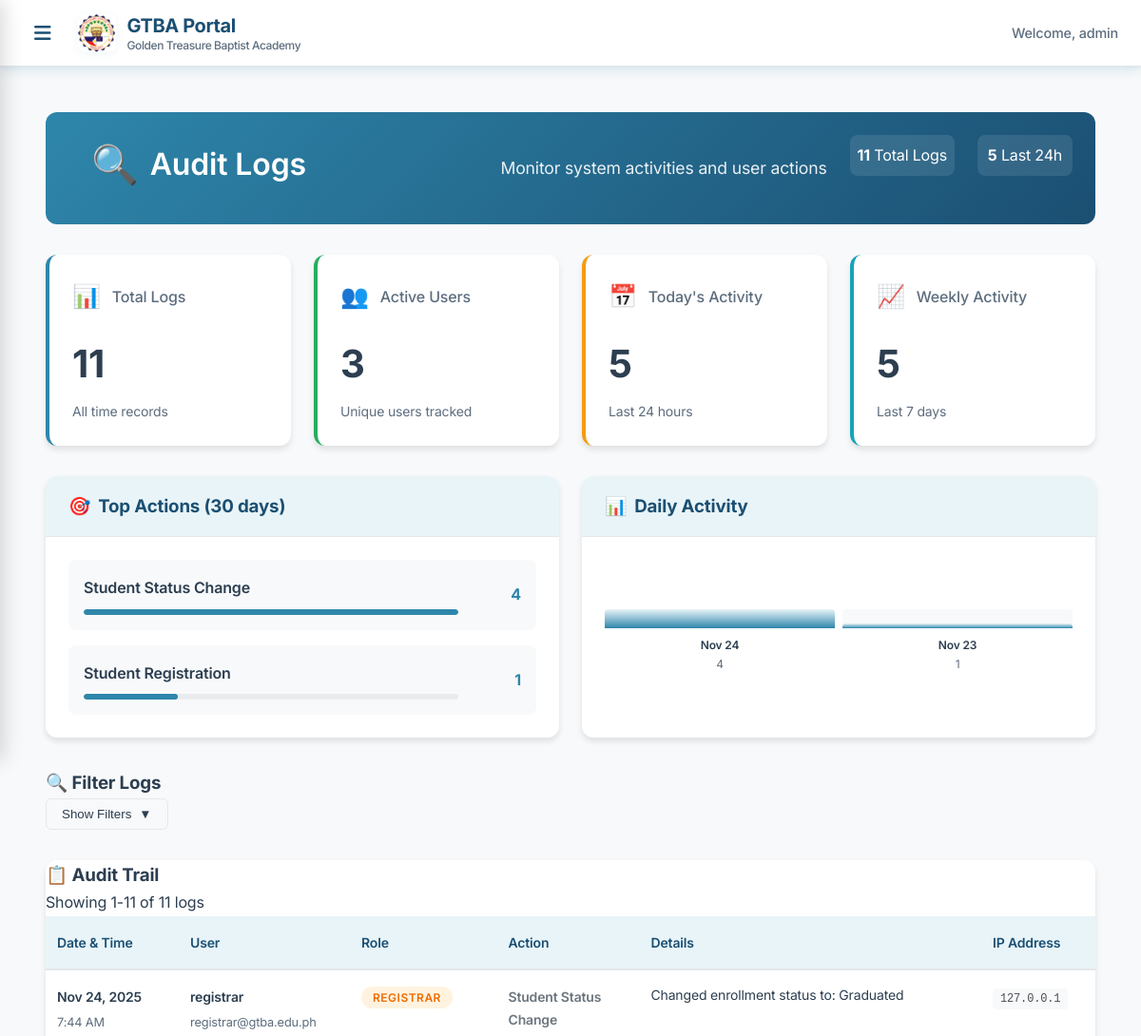
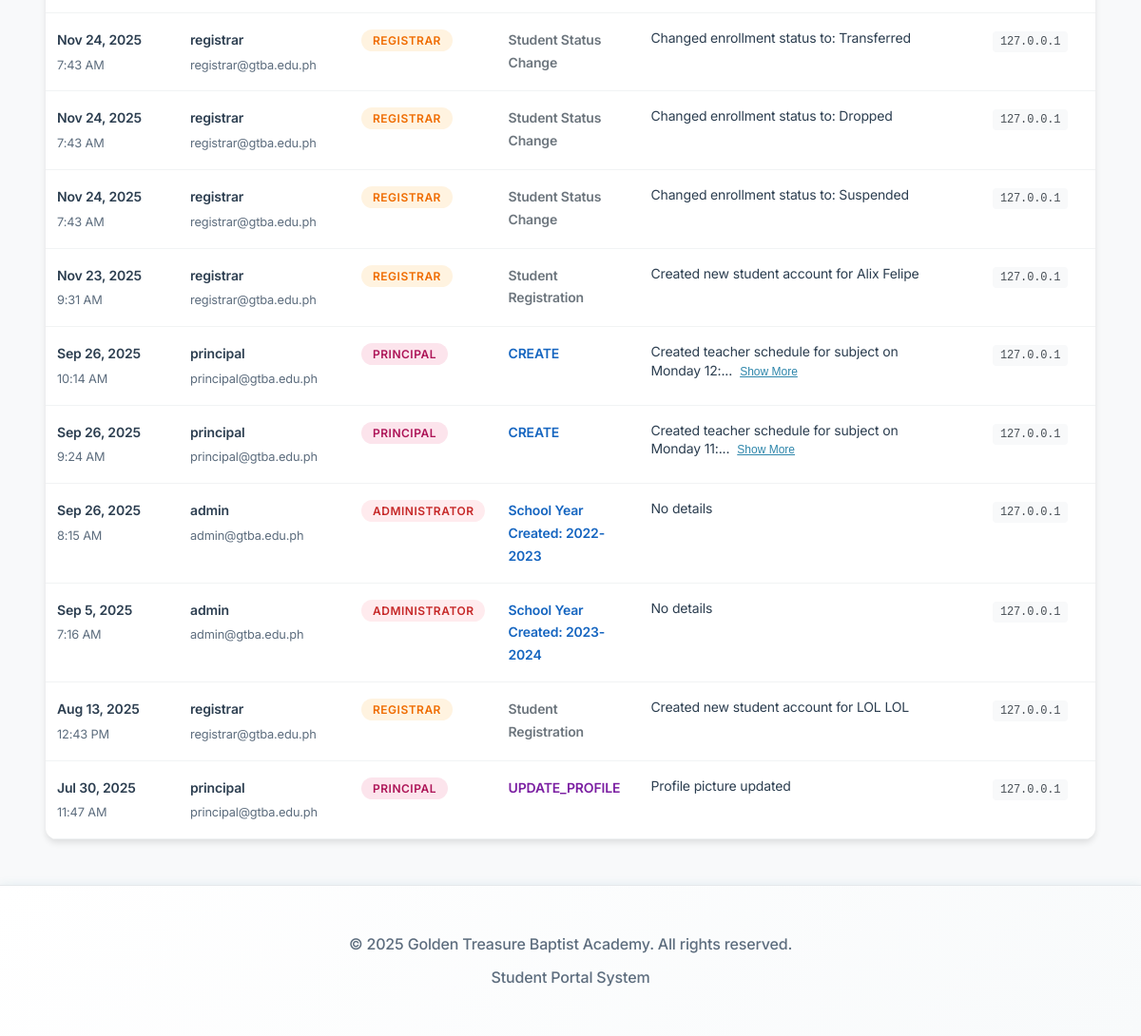
/admin/audit_logs.php (signed in), run on the app's committed database (2 pictures, top to bottom).
### tables this page shows
CREATE TABLE `audit_logs` (
  `id` int NOT NULL,
  `user_id` int NOT NULL,
  `action` varchar(100) NOT NULL,
  `details` text,
  `table_name` varchar(100) DEFAULT NULL,
  `record_id` int DEFAULT NULL,
  `old_values` json DEFAULT NULL,
  `new_values` json DEFAULT NULL,
  `ip_address` varchar(45) DEFAULT NULL,
  `user_agent` text,
  `created_at` timestamp NULL DEFAULT CURRENT_TIMESTAMP
);

CREATE TABLE `users` (
  `id` int NOT NULL,
  `username` varchar(50) NOT NULL,
  `email` varchar(100) NOT NULL,
  `profile_picture` varchar(255) DEFAULT NULL,
  `password` varchar(255) NOT NULL,
  `role_id` int NOT NULL,
  `is_active` tinyint(1) DEFAULT '1',
  `email_verified_at` timestamp NULL DEFAULT NULL,
  `remember_token` varchar(100) DEFAULT NULL,
  `created_at` timestamp NULL DEFAULT CURRENT_TIMESTAMP,
  `updated_at` timestamp NULL DEFAULT CURRENT_TIMESTAMP ON UPDATE CURRENT_TIMESTAMP
);

CREATE TABLE `roles` (
  `id` int NOT NULL,
  `name` varchar(50) NOT NULL,
  `display_name` varchar(100) NOT NULL,
  `description` text,
  `permissions` json DEFAULT NULL,
  `created_at` timestamp NULL DEFAULT CURRENT_TIMESTAMP,
  `updated_at` timestamp NULL DEFAULT CURRENT_TIMESTAMP ON UPDATE CURRENT_TIMESTAMP
);

### admin/audit_logs.php (the view, shortened to what this page needs)
<?php
$database = new Database();
$conn = $database->connect();
$page = isset($_GET['page']) ? (int)$_GET['page'] : 1;
$limit = 25;
$offset = ($page - 1) * $limit;
$where_conditions = [];
$params = [];
$where_clause = !empty($where_conditions) ? 'WHERE ' . implode(' AND ', $where_conditions) : '';
$count_sql = "SELECT COUNT(*) as total
              FROM audit_logs al
              LEFT JOIN users u ON al.user_id = u.id
              LEFT JOIN roles r ON u.role_id = r.id
              $where_clause";
$stmt = $conn->prepare($count_sql);
$stmt->execute($params);
$total_logs = $stmt->fetch(PDO::FETCH_ASSOC)['total'];
$sql = "SELECT al.*, u.username, u.email, r.display_name as role_display, r.name as role_name
        FROM audit_logs al
        LEFT JOIN users u ON al.user_id = u.id
        LEFT JOIN roles r ON u.role_id = r.id
        $where_clause
        ORDER BY al.created_at DESC
        LIMIT $limit OFFSET $offset";
$stmt = $conn->prepare($sql);
$stmt->execute($params);
$audit_logs = $stmt->fetchAll(PDO::FETCH_ASSOC);
$stats_sql = "SELECT
                COUNT(*) as total_logs,
                COUNT(DISTINCT al.user_id) as unique_users,
                COUNT(CASE WHEN al.created_at >= DATE_SUB(NOW(), INTERVAL 24 HOUR) THEN 1 END) as logs_24h,
                COUNT(CASE WHEN al.created_at >= DATE_SUB(NOW(), INTERVAL 7 DAY) THEN 1 END) as logs_7d
              FROM audit_logs al";
$stmt = $conn->prepare($stats_sql);
$stmt->execute();
$stats = $stmt->fetch(PDO::FETCH_ASSOC);
$actions_sql = "SELECT action, COUNT(*) as count
                FROM audit_logs
                WHERE created_at >= DATE_SUB(NOW(), INTERVAL 30 DAY)
                GROUP BY action
                ORDER BY count DESC
                LIMIT 5";
$stmt = $conn->prepare($actions_sql);
$stmt->execute();
$common_actions = $stmt->fetchAll(PDO::FETCH_ASSOC);
$activity_sql = "SELECT
                    DATE(created_at) as date,
                    COUNT(*) as count
                 FROM audit_logs
                 WHERE created_at >= DATE_SUB(NOW(), INTERVAL 7 DAY)
                 GROUP BY DATE(created_at)
                 ORDER BY date DESC";
$stmt = $conn->prepare($activity_sql);
$stmt->execute();
$daily_activity = $stmt->fetchAll(PDO::FETCH_ASSOC);
?>
<div class="audit-container">
    <div class="page-header">
        <div class="header-content">
            <h1 class="page-title">
                <span class="title-icon">🔍</span>
                Audit Logs
            </h1>
            <p class="page-subtitle">Monitor system activities and user actions</p>
        </div>
        <div class="header-actions">
            <div class="quick-stats">
                <span class="stat-item">
                    <strong><?php echo number_format($total_logs); ?></strong> Total Logs
                </span>
                <span class="stat-item">
                    <strong><?php echo $stats['logs_24h']; ?></strong> Last 24h
                </span>
            </div>
        </div>
    </div>
    <div class="stats-dashboard">
        <div class="stats-grid">
            <div class="stat-card primary">
                <div class="stat-header">
                    <span class="stat-icon">📊</span>
                    <h3>Total Logs</h3>
                </div>
                <div class="stat-value"><?php echo number_format($stats['total_logs']); ?></div>
                <div class="stat-label">All time records</div>
            </div>
            <div class="stat-card success">
                <div class="stat-header">
                    <span class="stat-icon">👥</span>
                    <h3>Active Users</h3>
                </div>
                <div class="stat-value"><?php echo $stats['unique_users']; ?></div>
                <div class="stat-label">Unique users tracked</div>
            </div>
            <div class="stat-card warning">
                <div class="stat-header">
                    <span class="stat-icon">📅</span>
                    <h3>Today's Activity</h3>
                </div>
                <div class="stat-value"><?php echo $stats['logs_24h']; ?></div>
                <div class="stat-label">Last 24 hours</div>
            </div>
            <div class="stat-card info">
                <div class="stat-header">
                    <span class="stat-icon">📈</span>
                    <h3>Weekly Activity</h3>
                </div>
                <div class="stat-value"><?php echo $stats['logs_7d']; ?></div>
                <div class="stat-label">Last 7 days</div>
            </div>
        </div>
    </div>
    <div class="activity-overview">
        <div class="overview-grid">
            <?php if (!empty($common_actions)): ?>
            <div class="overview-card">
                <div class="card-header">
                    <h3><span class="icon">🎯</span> Top Actions (30 days)</h3>
                </div>
                <div class="card-body">
                    <div class="actions-list">
                        <?php foreach ($common_actions as $action): ?>
                            <div class="action-item">
                                <div class="action-info">
                                    <span class="action-name"><?php echo htmlspecialchars($action['action']); ?></span>
                                    <div class="action-bar">
                                        <div class="action-progress" style="width: <?php echo min(100, ($action['count'] / $common_actions[0]['count']) * 100); ?>%"></div>
                                    </div>
                                </div>
                                <span class="action-count"><?php echo $action['count']; ?></span>
                            </div>
                        <?php endforeach; ?>
                    </div>
                </div>
            </div>
            <?php endif; ?>
            <?php if (!empty($daily_activity)): ?>
            <div class="overview-card">
                <div class="card-header">
                    <h3><span class="icon">📊</span> Daily Activity</h3>
                </div>
                <div class="card-body">
                    <div class="activity-chart">
                        <?php
                        $max_count = max(array_column($daily_activity, 'count'));
                        foreach ($daily_activity as $day):
                        ?>
                            <div class="chart-item">
                                <div class="chart-bar">
                                    <div class="bar-fill" style="height: <?php echo $max_count > 0 ? ($day['count'] / $max_count) * 100 : 0; ?>%"></div>
                                </div>
                                <div class="chart-label">
                                    <span class="date"><?php echo date('M j', strtotime($day['date'])); ?></span>
                                    <span class="count"><?php echo $day['count']; ?></span>
                                </div>
                            </div>
                        <?php endforeach; ?>
                    </div>
                </div>
            </div>
            <?php endif; ?>
        </div>
    </div>
    <div class="filters-section">
        <div class="card">
            <div class="card-header">
                <h3><span class="icon">🔍</span> Filter Logs</h3>
                <button type="button" class="toggle-filters" onclick="toggleFilters()">
                    <span class="toggle-text">Show Filters</span>
                    <span class="toggle-icon">▼</span>
                </button>
            </div>
        </div>
    </div>
    <div class="logs-section">
        <div class="card">
            <div class="card-header">
                <h3><span class="icon">📋</span> Audit Trail</h3>
                <div class="header-info">
                    <span class="results-info">
                        Showing <?php echo min($offset + 1, $total_logs); ?>-<?php echo min($offset + $limit, $total_logs); ?>
                        of <?php echo number_format($total_logs); ?> logs
                    </span>
                </div>
            </div>
            <div class="card-body">
                <?php if (!empty($audit_logs)): ?>
                <div class="table-responsive">
                    <table class="audit-table">
                        <thead>
                            <tr>
                                <th class="col-datetime">Date & Time</th>
                                <th class="col-user">User</th>
                                <th class="col-role">Role</th>
                                <th class="col-action">Action</th>
                                <th class="col-details">Details</th>
                                <th class="col-ip">IP Address</th>
                            </tr>
                        </thead>
                        <tbody>
                            <?php foreach ($audit_logs as $log): ?>
                                <tr class="log-row">
                                    <td class="datetime-cell">
                                        <div class="datetime-wrapper">
                                            <span class="date"><?php echo date('M j, Y', strtotime($log['created_at'])); ?></span>
                                            <span class="time"><?php echo date('g:i A', strtotime($log['created_at'])); ?></span>
                                        </div>
                                    </td>
                                    <td class="user-cell">
                                        <?php if ($log['username']): ?>
                                            <div class="user-info">
                                                <span class="username"><?php echo htmlspecialchars($log['username']); ?></span>
                                                <span class="email"><?php echo htmlspecialchars($log['email'] ?? ''); ?></span>
                                            </div>
                                        <?php else: ?>
                                            <span class="system-user">System</span>
                                        <?php endif; ?>
                                    </td>
                                    <td class="role-cell">
                                        <?php if ($log['role_display']): ?>
                                            <span class="role-badge role-<?php echo $log['role_name'] ?? 'unknown'; ?>">
                                                <?php echo htmlspecialchars($log['role_display']); ?>
                                            </span>
                                        <?php else: ?>
                                            <span class="role-badge role-system">System</span>
                                        <?php endif; ?>
                                    </td>
                                    <td class="action-cell">
                                        <span class="action-text <?php echo getActionClass($log['action']); ?>">
                                            <?php echo htmlspecialchars($log['action']); ?>
                                        </span>
                                    </td>
                                    <td class="details-cell">
                                        <div class="details-content">
                                            <?php
                                            $details = $log['details'] ?? '';
                                            if (strlen($details) > 50) {
                                                echo '<span class="details-preview">' . htmlspecialchars(substr($details, 0, 50)) . '...</span>';
                                                echo '<button type="button" class="details-toggle" onclick="toggleDetails(this)">Show More</button>';
                                            } else {
                                                echo htmlspecialchars($details ?: 'No details');
                                            }
                                            ?>
                                        </div>
                                    </td>
                                    <td class="ip-cell">
                                        <code class="ip-address"><?php echo htmlspecialchars($log['ip_address'] ?? 'N/A'); ?></code>
                                    </td>
                                </tr>
                            <?php endforeach; ?>
                        </tbody>
                    </table>
                </div>
                <?php endif; ?>
            </div>
        </div>
    </div>
</div>
<?php
function getActionClass($action) {
    $action_lower = strtolower($action);
    if (strpos($action_lower, 'create') !== false) return 'action-create';
    if (strpos($action_lower, 'update') !== false) return 'action-update';
    return 'action-other';
}
?>
<?php
$content = ob_get_clean();
include '../includes/header.php';
echo $content;
include '../includes/footer.php';
?>

### assets/css/style.css (style rules this page uses)
:root { --primary-blue: #2E86AB; --light-blue: #E8F4F8; --accent-blue: #87CEEB; --dark-blue: #1B4F72; --white: #FFFFFF; --black: #2C3E50; --gray: #5D6D7E; --light-gray: #F8F9FA; --border-gray: #E5E8EB; --success: #27AE60; --danger: #E74C3C; --warning: #F39C12; --info: #3498DB; --success-light: #D5EDDA; --danger-light: #F8D7DA; --warning-light: #FFF3CD; --info-light: #D1ECF1; --success-dark: #155724; --danger-dark: #721C24; --warning-dark: #856404; --info-dark: #0C5460; --shadow-light: rgba(46, 134, 171, 0.08); --shadow-medium: rgba(46, 134, 171, 0.15); --shadow-dark: rgba(46, 134, 171, 0.25); }
* { margin: 0; padding: 0; box-sizing: border-box; }
body { font-family: 'Inter', 'Segoe UI', system-ui, -apple-system, sans-serif; background: linear-gradient(135deg, var(--light-blue) 0%, var(--white) 50%, #F4F8FB 100%); color: var(--black); min-height: 100vh; line-height: 1.7; font-size: 16px; letter-spacing: -0.01em; }
.header-content { max-width: 1200px; margin: 0 auto; display: flex; justify-content: space-between; align-items: center; padding: 0 2rem; }
.user-info { flex: 1; min-width: 0; }
.header-content { height: 70px; max-width: none; margin: 0; display: flex; align-items: center; padding: 0 1.5rem; gap: 1rem; }
.header-actions { display: flex; align-items: center; gap: 1rem; }
.header-actions { display: flex; gap: 1rem; }

### data on the page
audit_logs: created_at "Nov 24, 2025", created_at "7:44 AM", user.username "registrar", user.email "registrar@gtba.edu.ph", roles.display_name "REGISTRAR", action "Student Status Change", details "Changed enrollment status to: Graduated", ip_address "127.0.0.1"
audit_logs: created_at "Nov 24, 2025", created_at "7:43 AM", user.username "registrar", user.email "registrar@gtba.edu.ph", roles.display_name "REGISTRAR", action "Student Status Change", details "Changed enrollment status to: Transferred", ip_address "127.0.0.1"
audit_logs: created_at "Nov 24, 2025", created_at "7:43 AM", user.username "registrar", user.email "registrar@gtba.edu.ph", roles.display_name "REGISTRAR", action "Student Status Change", details "Changed enrollment status to: Dropped", ip_address "127.0.0.1"
audit_logs: created_at "Nov 24, 2025", created_at "7:43 AM", user.username "registrar", user.email "registrar@gtba.edu.ph", roles.display_name "REGISTRAR", action "Student Status Change", details "Changed enrollment status to: Suspended", ip_address "127.0.0.1"
audit_logs: created_at "Nov 23, 2025", created_at "9:31 AM", user.username "registrar", user.email "registrar@gtba.edu.ph", roles.display_name "REGISTRAR", action "Student Registration", details "Created new student account for Alix Felipe", ip_address "127.0.0.1"
audit_logs: created_at "Sep 26, 2025", created_at "10:14 AM", user.username "principal", user.email "principal@gtba.edu.ph", roles.display_name "PRINCIPAL", action "CREATE", details "Created teacher schedule for subject on Monday 12:", ip_address "127.0.0.1"
audit_logs: created_at "Sep 26, 2025", created_at "9:24 AM", user.username "principal", user.email "principal@gtba.edu.ph", roles.display_name "PRINCIPAL", action "CREATE", details "Created teacher schedule for subject on Monday 11:", ip_address "127.0.0.1"
audit_logs: created_at "Sep 26, 2025", created_at "8:15 AM", user.username "admin", user.email "admin@gtba.edu.ph", roles.display_name "ADMINISTRATOR", action "School Year Created: 2022-2023", details "No details", ip_address "127.0.0.1"
audit_logs: created_at "Sep 5, 2025", created_at "7:16 AM", user.username "admin", user.email "admin@gtba.edu.ph", roles.display_name "ADMINISTRATOR", action "School Year Created: 2023-2024", details "No details", ip_address "127.0.0.1"
audit_logs: created_at "Aug 13, 2025", created_at "12:43 PM", user.username "registrar", user.email "registrar@gtba.edu.ph", roles.display_name "REGISTRAR", action "Student Registration", details "Created new student account for LOL LOL", ip_address "127.0.0.1"
audit_logs: created_at "Jul 30, 2025", created_at "11:47 AM", user.username "principal", user.email "principal@gtba.edu.ph", roles.display_name "PRINCIPAL", action "UPDATE_PROFILE", details "Profile picture updated", ip_address "127.0.0.1"

### other printed values
$_SESSION['username'] "admin"
$total_logs "11"
$stats['logs_24h'] "5"
$stats['total_logs'] "11"
$stats['unique_users'] "3"
$stats['logs_7d'] "5"
$action['action'] "Student Status Change"
$action['count'] "4"
$action['action'] "Student Registration"
$action['count'] "1"
date('M j', strtotime($day['date'])) "Nov 24"
$day['count'] "4"
date('M j', strtotime($day['date'])) "Nov 23"
$day['count'] "1"
min($offset + 1, $total_logs) "1"
